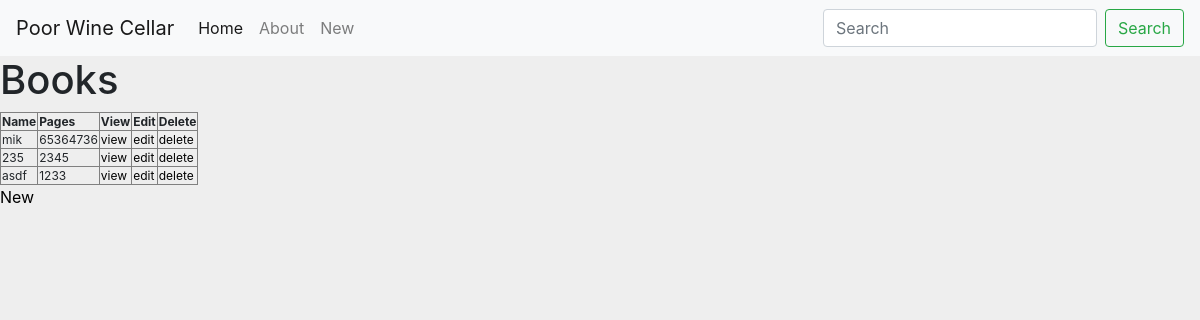
/books/, run on an earlier commit of the app's database.
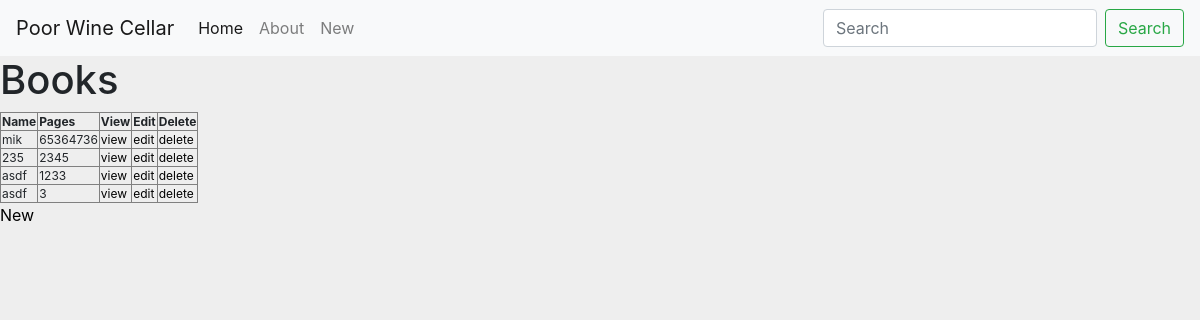
And on a later commit of the database.
### books/models.py (models this page shows, shortened)
class Book(models.Model):
    name = models.CharField(max_length=200)
    pages = models.IntegerField()

### books/views.py (the view)
# urls.py: path('', views.BookList.as_view(), name='book_list'),
class BookList(ListView):
    model = Book

### books/templates/books/book_list.html (shortened to what this page needs)
{% load static %}
<!doctype html>
<html lang="en">
  <head>
    <link rel="stylesheet" href="https://use.fontawesome.com/releases/v5.0.10/css/all.css">
    <link rel="stylesheet" type="text/css" href="{% static 'wine/bootstrap4/css/bootstrap.css' %}" />
    <link rel="stylesheet" type="text/css" href="{% static 'wine/style.css' %}" />
    <body>
    <nav class="navbar navbar-expand-lg navbar-light bg-light">
      <a class="navbar-brand" href="/">Poor Wine Cellar</a>
      <div class="collapse navbar-collapse" id="navbarTogglerDemo02">
        <ul class="navbar-nav mr-auto mt-2 mt-lg-0">
          <li class="nav-item active">
            <a class="nav-link" href="#">Home</a>
          </li>
          <li class="nav-item">
            <a class="nav-link" href="#">About</a>
          </li>
          <li class="nav-item">
            <a class="nav-link" href="#">New</a>
          </li>
        </ul>
        <form class="form-inline my-2 my-lg-0">
          <input class="form-control mr-sm-2" type="search" placeholder="Search">
          <button class="btn btn-outline-success my-2 my-sm-0" type="submit">Search</button>
        </form>
      </div>
    </nav>
    </body>
</html>
<h1>Books</h1>
<table border="1">
<thead>
    <tr>
    <th>Name</th>
    <th>Pages</th>
    <th>View</th>
    <th>Edit</th>
    <th>Delete</th>
    </tr>
</thead>
<tbody>
    {% for book in object_list %}
    <tr>
    <td>{{ book.name }}</td>
    <td>{{ book.pages }}</td>
    <td><a href="{% url "book_view" book.id %}">view</a></td>
    <td><a href="{% url "book_edit" book.id %}">edit</a></td>
    <td><a href="{% url "book_delete" book.id %}">delete</a></td>
    </tr>
    {% endfor %}
</tbody>
</table>
<a href="{% url "book_new" %}">New</a>

What changed in the data, as far as the page shows it:
added Book: name "asdf", pages "3"
